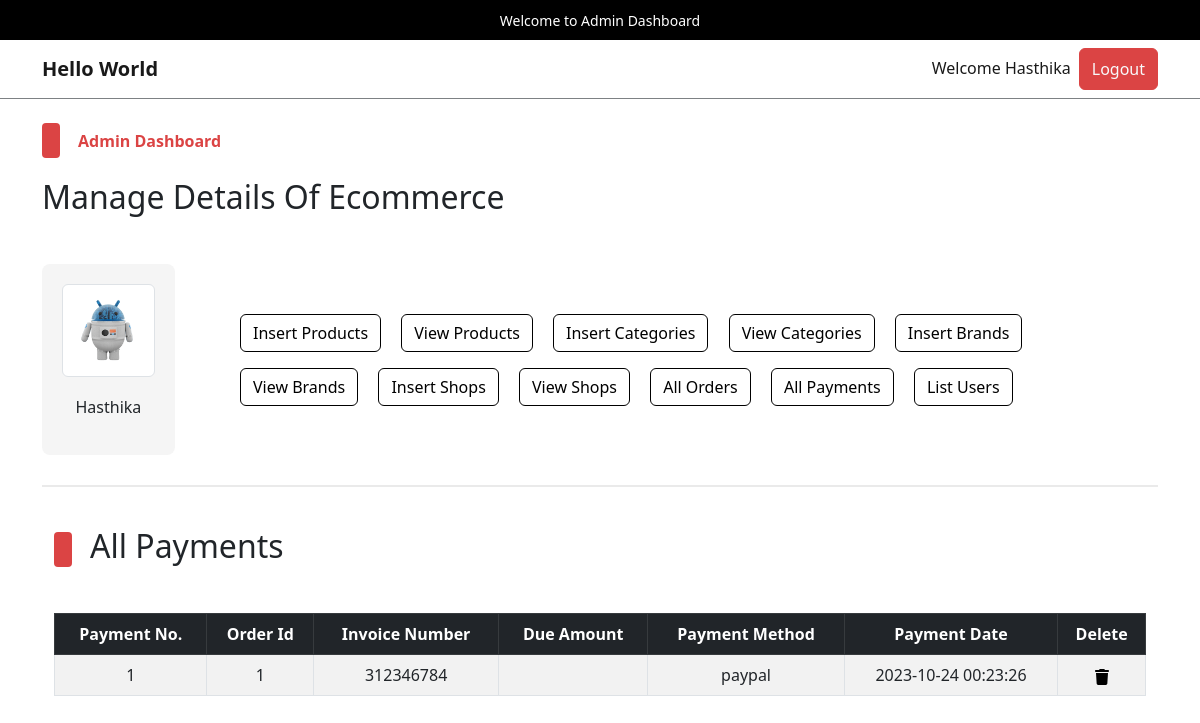
/admin/index.php?list_payments (signed in), run on the app's committed database.
### tables this page shows
CREATE TABLE `admin_table` (
  `admin_id` int(11) NOT NULL,
  `admin_name` varchar(100) NOT NULL,
  `admin_email` varchar(200) NOT NULL,
  `admin_image` varchar(255) NOT NULL,
  `admin_password` varchar(255) NOT NULL
);

CREATE TABLE `user_payments` (
  `payment_id` int(11) NOT NULL,
  `order_id` int(11) NOT NULL,
  `invoice_number` int(11) NOT NULL,
  `amount` int(11) NOT NULL,
  `payment_method` varchar(255) NOT NULL,
  `payment_date` timestamp NOT NULL DEFAULT current_timestamp() ON UPDATE current_timestamp()
);

### admin/list_payments.php (the view, shortened to what this page needs)
<!DOCTYPE html>
<html lang="en">
<head>
</head>
<body>
    <div class="container">
        <div class="categ-header">
            <div class="sub-title">
                <span class="shape"></span>
                <h2>All Payments</h2>
            </div>
        </div>
        <div class="table-data">
            <table class="table table-bordered table-hover table-striped text-center">
                <thead class="table-dark">
                    <?php
                    $get_payment_query = "SELECT * FROM `user_payments`";
                    $get_payment_result = mysqli_query($con, $get_payment_query);
                    $row_count = mysqli_num_rows($get_payment_result);
                    if($row_count!=0){
                        echo "
                        <tr>
                        <th>Payment No.</th>
                        <th>Order Id</th>
                        <th>Invoice Number</th>
                        <th>Due Amount</th>
                        <th>Payment Method</th>
                        <th>Payment Date</th>
                        <th>Delete</th>
                    </tr>
                    ";
                    }
                    ?>
                </thead>
                <tbody>
                    <?php
                    if ($row_count == 0) {
                        echo "<h2 class='text-center text-light p-2 bg-dark'>No payments yet</h2>";
                    } else {
                        $id_number = 1;
                        while ($row_fetch_payments = mysqli_fetch_array($get_payment_result)) {
                            $payment_id = $row_fetch_payments['payment_id'];
                            $order_id = $row_fetch_payments['order_id'];
                            $invoice_number = $row_fetch_payments['invoice_number'];
                            $amount_due = $row_fetch_payments['amount'];
                            $payment_method = $row_fetch_payments['payment_method'];
                            $payment_date = $row_fetch_payments['payment_date'];
                            echo "
                            <tr>
                            <td>$id_number</td>
                            <td>$order_id</td>
                            <td>$invoice_number</td>
                            <td><?php echo 'LKR ' . $amount_due; ?></td>
                            <td>$payment_method</td>
                            <td>$payment_date</td>
                            <td>
                                <a href='index.php?delete_payment=$payment_id' data-bs-toggle='modal' data-bs-target='#deleteModal_$payment_id'>
                                </a>
                                <div class='modal fade' id='deleteModal_$payment_id' tabindex='-1' aria-labelledby='deleteModal_$payment_id.Label' aria-hidden='true'>
                                                            <a class='text-light' href='index.php?delete_payment=$payment_id'>
                                                                Delete Payment No. <strong>$id_number</strong>
                                                            </a>
                                </div>
                            </td>
                        </tr>
                            ";
                            $id_number++;
                        }
                    }
                    ?>
                </tbody>
            </table>
        </div>
    </div>
</body>
</html>

### admin/index.php (shortened to what this page needs)
<?php
    include('../functions/common_functions.php');
    if(isset($_SESSION['admin_username'])){
        $admin_name = $_SESSION['admin_username'];
        $get_admin_data = "SELECT * FROM `admin_table` WHERE admin_name = '$admin_name'";
        $get_admin_result = mysqli_query($con,$get_admin_data);
        $row_fetch_admin_data = mysqli_fetch_array($get_admin_result);
        $admin_name = $row_fetch_admin_data['admin_name'];
        $admin_image = $row_fetch_admin_data['admin_image'];
    }else{
        echo "<script>window.open('./admin_login.php','_self');</script>";
    }
?>
<!DOCTYPE html>
<html lang="en">
<head>
    <link rel="stylesheet" href="../assets/css/bootstrap.css" />
    <link rel="stylesheet" href="../assets/css/main.css" />
</head>
<body>
    <div class="upper-nav primary-bg p-2 px-3 text-center text-break">
        <span>Welcome to Admin Dashboard</span>
    </div>
    <nav class="navbar navbar-expand-lg navbar-light bg-light">
        <div class="container">
            <a class="navbar-brand fw-bold" href="#">Hello World</a>
            <div class="collapse navbar-collapse" id="navbarSupportedContentad">
                <ul class="navbar-nav ms-auto mb-2 mb-lg-0">
                    <li class="nav-item">
                        <a class="nav-link active" aria-current="page" href="#">Welcome <?php echo $admin_name;?></a>
                    </li>
                    <li class="nav-item">
                    <button class="btn btn-primary p-0 px-1">
                            <a href="./admin_logout.php" class="nav-link text-light">Logout</a>
                        </button>
                    </li>
                </ul>
            </div>
        </div>
    </nav>
    <div class="control">
        <div class="container pt-4 pb-0">
            <div class="categ-header">
                <div class="sub-title">
                    <span class="shape"></span>
                    <span class="title">Admin Dashboard</span>
                </div>
                <h2>Manage Details Of Ecommerce</h2>
            </div>
            <div class="row align-items-center">
                <div class="col-md-2">
                    <div class="admin-image">
                        <a href="./index.php"><img src="./admin_images/<?php echo $admin_image;?>" class="img-thumbnail" alt="Admin Photo"></a>
                        <p><?php echo $admin_name;?></p>
                    </div>
                </div>
                <div class="col-md-10">
                    <div class="buttons">
                        <button class="btn btn-outline-primary m-2">
                            <a href="./insert_product.php" class="nav-link">Insert Products</a>
                        </button>
                        <button class="btn btn-outline-primary m-2">
                            <a href="index.php?view_products" class="nav-link">View Products</a>
                        </button>
                        <button class="btn btn-outline-primary m-2">
                            <a href="index.php?insert_category" class="nav-link">Insert Categories</a>
                        </button>
                        <button class="btn btn-outline-primary m-2">
                            <a href="index.php?view_categories" class="nav-link">View Categories</a>
                        </button>
                        <button class="btn btn-outline-primary m-2">
                            <a href="index.php?insert_brand" class="nav-link">Insert Brands</a>
                        </button>
                        <button class="btn btn-outline-primary m-2">
                            <a href="index.php?view_brands" class="nav-link">View Brands</a>
                        </button>
                        <button class="btn btn-outline-primary m-2">
                            <a href="index.php?insert_shops" class="nav-link">Insert Shops</a>
                        </button>
                        <button class="btn btn-outline-primary m-2">
                            <a href="index.php?view_shops" class="nav-link">View Shops</a>
                        </button>
                        <button class="btn btn-outline-primary m-2">
                            <a href="index.php?list_orders" class="nav-link">All Orders</a>
                        </button>
                        <button class="btn btn-outline-primary m-2">
                            <a href="index.php?list_payments" class="nav-link">All Payments</a>
                        </button>
                        <button class="btn btn-outline-primary m-2">
                            <a href="index.php?list_users" class="nav-link">List Users</a>
                        </button>
                    </div>
                </div>
            </div>
        </div>
    </div>
    <div class="container">
        <div class="divider"></div>
    </div>
    <div class="change-page">
        <div class="container">
            <?php
            if(isset($_GET['list_payments'])){
                include('./list_payments.php');
            }
            ?>
        </div>
    </div>
</body>
</html>

### assets/css/main.css (style rules this page uses)
* { -webkit-box-sizing: border-box; -moz-box-sizing: border-box; box-sizing: border-box; margin: 0; padding: 0; }
html { scroll-behavior: smooth; }
a { text-decoration: none; color: #000000; cursor: pointer; }
button, input[type="submit"] { cursor: pointer; }
ul { list-style: none; }
.primary-bg { background-color: #000; }
.divider { background-color: #eaeaea; height: 1.5px; width: 100%; margin-top: 30px; margin-bottom: 40px; }
.container .categ-header { display: flex; flex-direction: column; gap: 20px; margin-bottom: 40px; }
.container .categ-header .sub-title { display: flex; flex-direction: row; gap: 18px; align-items: center; }
.container .categ-header .sub-title span:nth-of-type(1) { width: 18px; height: 35px; background-color: #DB4444; border-radius: 4px; -webkit-border-radius: 4px; -moz-border-radius: 4px; -ms-border-radius: 4px; -o-border-radius: 4px; }
.shape { display: inline-block; width: 18px; height: 35px; background-color: #DB4444; border-radius: 4px; -webkit-border-radius: 4px; -moz-border-radius: 4px; -ms-border-radius: 4px; -o-border-radius: 4px; }
.container .categ-header .sub-title span:nth-of-type(2) { color: #DB4444; font-weight: bold; }
.upper-nav span { color: #ffffff; font-size: 14px; }
.bg-light { background-color: #ffffff !important; border-bottom: 1px solid #7D8184; }
.control .container .row .admin-image { width: 80%; background-color: #F5F5F5; padding: 20px; display: flex; flex-direction: column; gap:18px; align-items: center; border-radius: 8px; -webkit-border-radius: 8px; -moz-border-radius: 8px; -ms-border-radius: 8px; -o-border-radius: 8px; }
.control .container .row .admin-image img { width: 100%; }
.control .container .row .buttons a.nav-link { transition: 0s; -webkit-transition: 0s; -moz-transition: 0s; -ms-transition: 0s; -o-transition: 0s; }
td { vertical-align: middle; }

### data on the page
admin_table: admin_name "Hasthika", admin_image (picture)
user_payments: order "1", invoice_number "312346784", payment_method "paypal", payment_date "2023-10-24 00:23:26"
